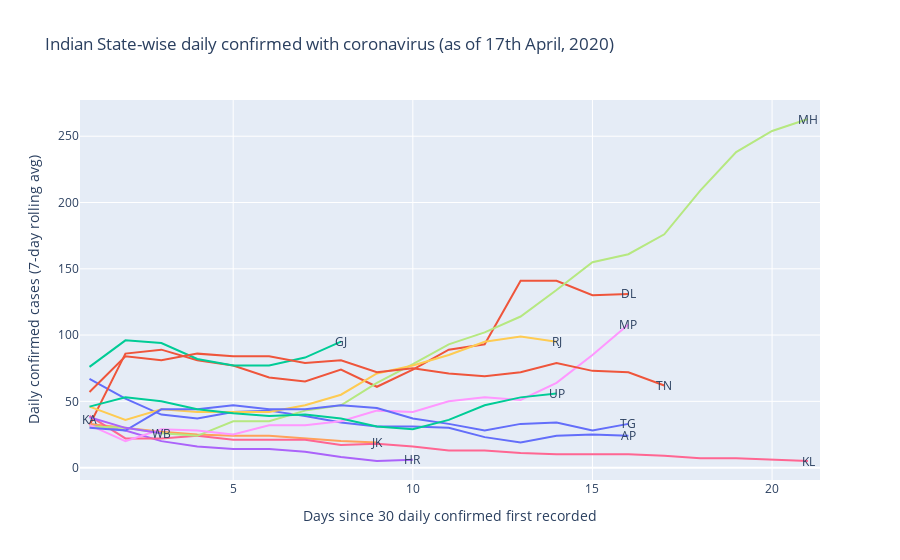

Notebook code for this chart:
### Code cell
fig = get_ravg('Confirmed', 30)
fig.update_layout(title='Indian State-wise daily confirmed with coronavirus (as of 17th April, 2020)',
                   xaxis_title='Days since 30 daily confirmed first recorded',
                   yaxis_title='Daily confirmed cases (7-day rolling avg)')

fig.show()

### Figure 1 — Plotly figure (JSON) as saved in the notebook; plotly's stock layout.template omitted (floating-point values rounded to 4 significant figures)
{"data": [{"mode": "lines", "name": "AP", "type": "scatter", "x": [1, 2, 3, 4, 5, 6, 7, 8, 9, 10, 11, 12, 13, 14, 15, 16], "y": [67, 52, 40, 37, 42, 43, 39, 34, 31, 31, 30, 23, 19, 24, 25, 24]}, {"mode": "lines", "name": "DL", "type": "scatter", "x": [1, 2, 3, 4, 5, 6, 7, 8, 9, 10, 11, 12, 13, 14, 15, 16], "y": [32, 86, 89, 81, 77, 68, 65, 74, 61, 74, 89, 93, 141, 141, 130, 131]}, {"mode": "lines", "name": "GJ", "type": "scatter", "x": [1, 2, 3, 4, 5, 6, 7, 8], "y": [76, 96, 94, 82, 77, 77, 83, 95]}, {"mode": "lines", "name": "HR", "type": "scatter", "x": [1, 2, 3, 4, 5, 6, 7, 8, 9, 10], "y": [33, 28, 20, 16, 14, 14, 12, 8, 5, 6]}, {"mode": "lines", "name": "JK", "type": "scatter", "x": [1, 2, 3, 4, 5, 6, 7, 8, 9], "y": [33, 30, 27, 25, 24, 24, 22, 20, 19]}, {"mode": "lines", "name": "KA", "type": "scatter", "x": [1], "y": [36]}, {"mode": "lines", "name": "KL", "type": "scatter", "x": [1, 2, 3, 4, 5, 6, 7, 8, 9, 10, 11, 12, 13, 14, 15, 16, 17, 18, 19, 20, 21], "y": [39, 22, 22, 24, 21, 21, 21, 17, 18, 16, 13, 13, 11, 10, 10, 10, 9, 7, 7, 6, 5]}, {"mode": "lines", "name": "MH", "type": "scatter", "x": [1, 2, 3, 4, 5, 6, 7, 8, 9, 10, 11, 12, 13, 14, 15, 16, 17, 18, 19, 20, 21], "y": [31, 30, 26, 24, 35, 35, 43, 47, 64, 78, 93, 102, 114, 134, 155, 161, 176, 209, 238, 254, 263]}, {"mode": "lines", "name": "MP", "type": "scatter", "x": [1, 2, 3, 4, 5, 6, 7, 8, 9, 10, 11, 12, 13, 14, 15, 16], "y": [32, 20, 29, 28, 25, 32, 32, 35, 43, 42, 50, 53, 51, 64, 85, 108]}, {"mode": "lines", "name": "RJ", "type": "scatter", "x": [1, 2, 3, 4, 5, 6, 7, 8, 9, 10, 11, 12, 13, 14], "y": [46, 36, 44, 42, 42, 42, 47, 55, 71, 77, 85, 95, 99, 95]}, {"mode": "lines", "name": "TG", "type": "scatter", "x": [1, 2, 3, 4, 5, 6, 7, 8, 9, 10, 11, 12, 13, 14, 15, 16], "y": [30, 28, 44, 44, 47, 44, 44, 47, 45, 37, 33, 28, 33, 34, 28, 33]}, {"mode": "lines", "name": "TN", "type": "scatter", "x": [1, 2, 3, 4, 5, 6, 7, 8, 9, 10, 11, 12, 13, 14, 15, 16, 17], "y": [57, 84, 81, 86, 84, 84, 79, 81, 72, 75, 71, 69, 72, 79, 73, 72, 62]}, {"mode": "lines", "name": "UP", "type": "scatter", "x": [1, 2, 3, 4, 5, 6, 7, 8, 9, 10, 11, 12, 13, 14], "y": [46, 53, 50, 44, 41, 39, 40, 37, 31, 29, 36, 47, 53, 56]}, {"mode": "lines", "name": "WB", "type": "scatter", "x": [1, 2, 3], "y": [38, 30, 26]}], "layout": {"annotations": [{"arrowhead": 1, "ax": 0, "ay": -10, "showarrow": false, "text": "AP", "x": 16, "xref": "x", "y": 24, "yref": "y"}, {"arrowhead": 1, "ax": 0, "ay": -10, "showarrow": false, "text": "DL", "x": 16, "xref": "x", "y": 131, "yref": "y"}, {"arrowhead": 1, "ax": 0, "ay": -10, "showarrow": false, "text": "GJ", "x": 8, "xref": "x", "y": 95, "yref": "y"}, {"arrowhead": 1, "ax": 0, "ay": -10, "showarrow": false, "text": "HR", "x": 10, "xref": "x", "y": 6, "yref": "y"}, {"arrowhead": 1, "ax": 0, "ay": -10, "showarrow": false, "text": "JK", "x": 9, "xref": "x", "y": 19, "yref": "y"}, {"arrowhead": 1, "ax": 0, "ay": -10, "showarrow": false, "text": "KA", "x": 1, "xref": "x", "y": 36, "yref": "y"}, {"arrowhead": 1, "ax": 0, "ay": -10, "showarrow": false, "text": "KL", "x": 21, "xref": "x", "y": 5, "yref": "y"}, {"arrowhead": 1, "ax": 0, "ay": -10, "showarrow": false, "text": "MH", "x": 21, "xref": "x", "y": 263, "yref": "y"}, {"arrowhead": 1, "ax": 0, "ay": -10, "showarrow": false, "text": "MP", "x": 16, "xref": "x", "y": 108, "yref": "y"}, {"arrowhead": 1, "ax": 0, "ay": -10, "showarrow": false, "text": "RJ", "x": 14, "xref": "x", "y": 95, "yref": "y"}, {"arrowhead": 1, "ax": 0, "ay": -10, "showarrow": false, "text": "TG", "x": 16, "xref": "x", "y": 33, "yref": "y"}, {"arrowhead": 1, "ax": 0, "ay": -10, "showarrow": false, "text": "TN", "x": 17, "xref": "x", "y": 62, "yref": "y"}, {"arrowhead": 1, "ax": 0, "ay": -10, "showarrow": false, "text": "UP", "x": 14, "xref": "x", "y": 56, "yref": "y"}, {"arrowhead": 1, "ax": 0, "ay": -10, "showarrow": false, "text": "WB", "x": 3, "xref": "x", "y": 26, "yref": "y"}], "showlegend": false, "title": {"text": "Indian State-wise daily confirmed with coronavirus (as of 17th April, 2020)"}, "xaxis": {"title": {"text": "Days since 30 daily confirmed first recorded"}}, "yaxis": {"title": {"text": "Daily confirmed cases (7-day rolling avg)"}}}}
